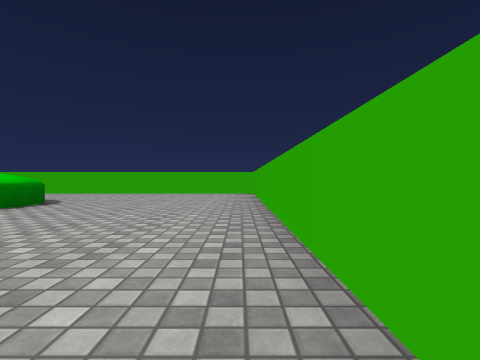
view 1 (above)

23 first-person views from a walk through a scene from a Unity 3-D project. The camera is 0.33 m above the floor, looks level and sees 85° across. The floor is counted in squares, 1 m on a side. Each view is taken from the middle of a square. On the plan, view 1 faces up. The plan holds only what a view shows up to about 9 squares ahead; the rest is blank. The place goes on beyond the plan. The player character is not drawn. Surface patterns are stand-ins for the level's own textures.

view 2
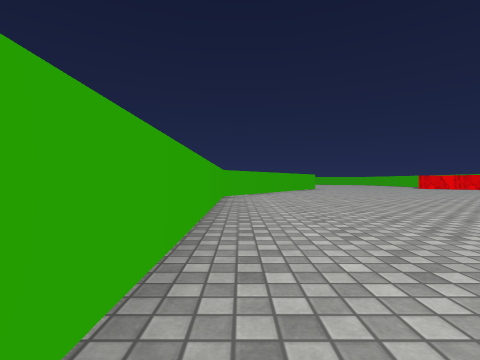

view 3
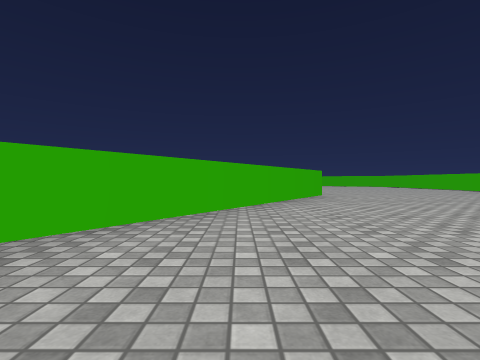

view 4
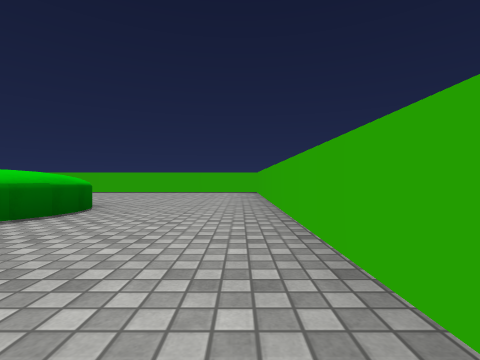

view 5
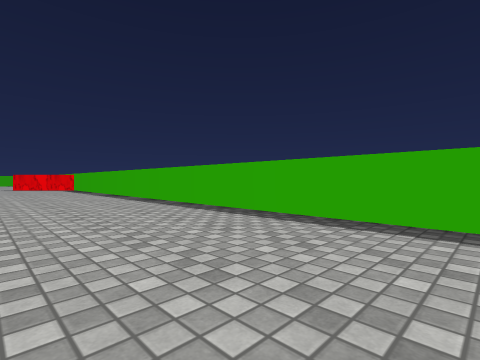

view 6
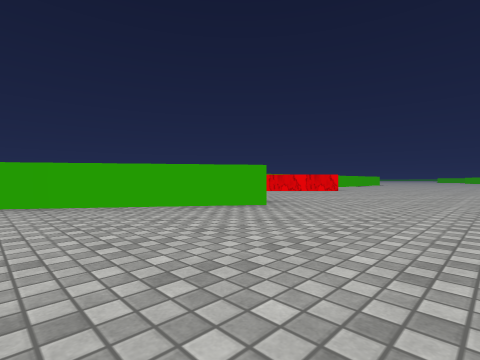

view 7
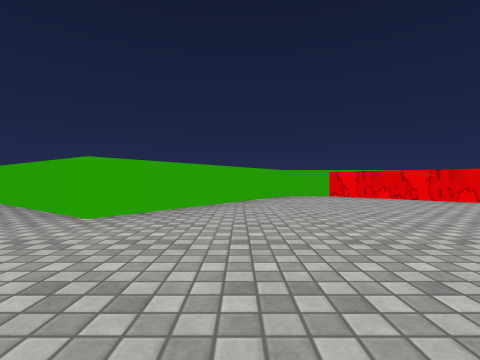

view 8
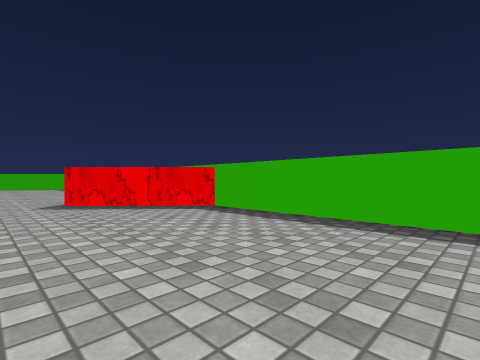

view 9
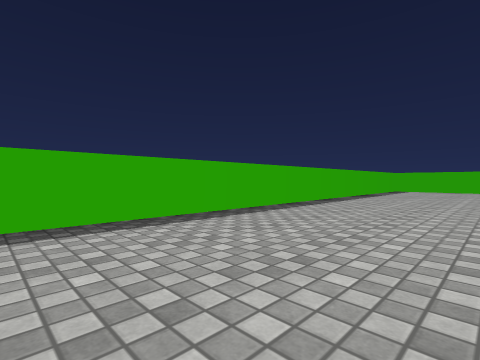

view 10
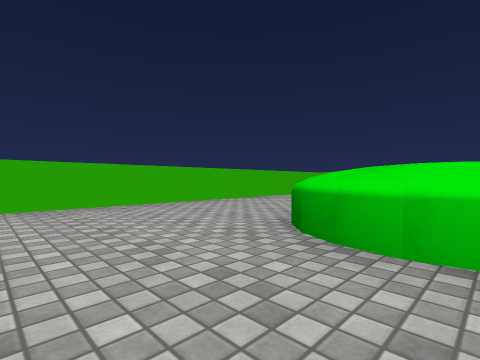

view 11
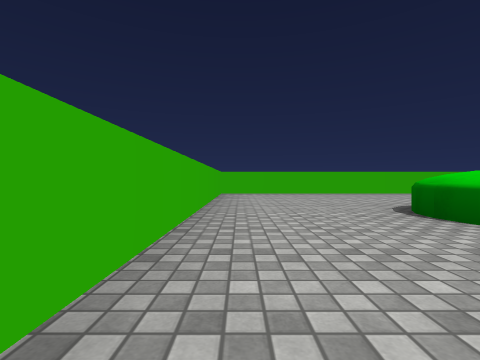

view 12
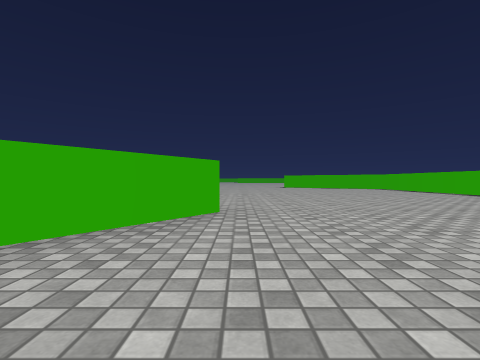

view 13
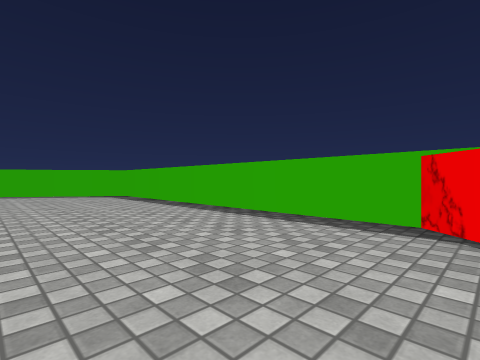

view 14
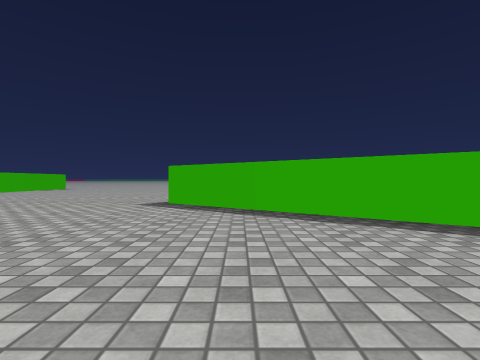

view 15
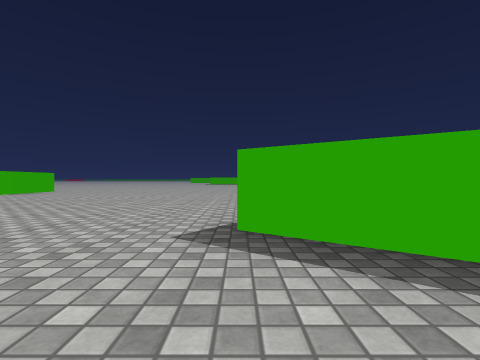

view 16
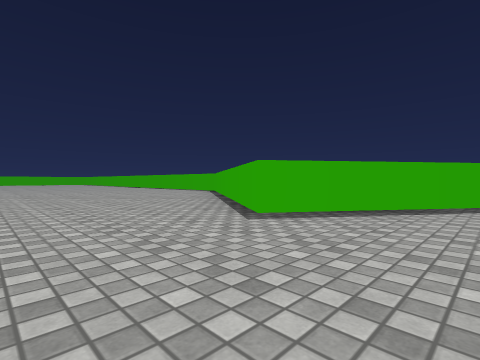

view 17
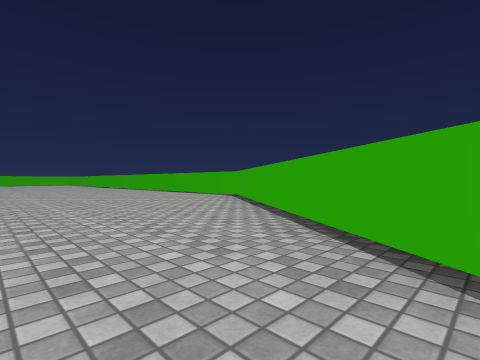

view 18
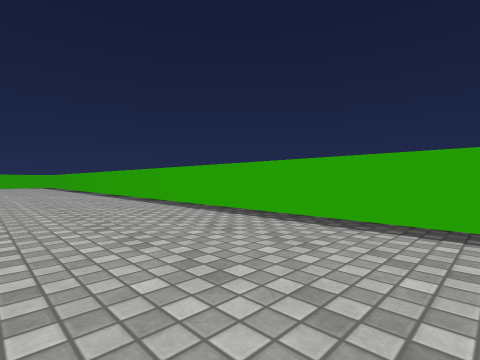

view 19
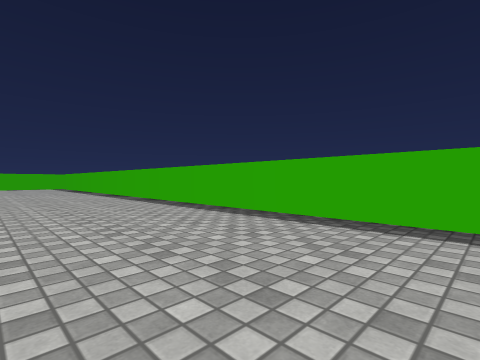

view 20
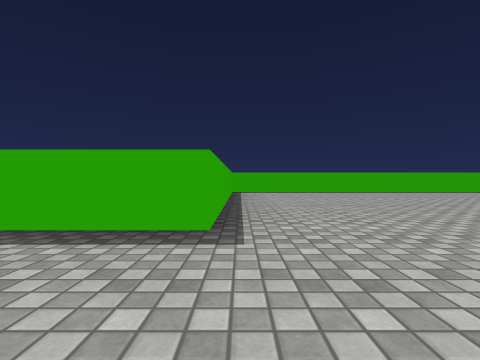

view 21
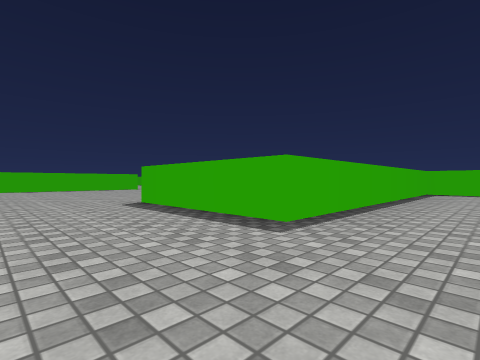

view 22
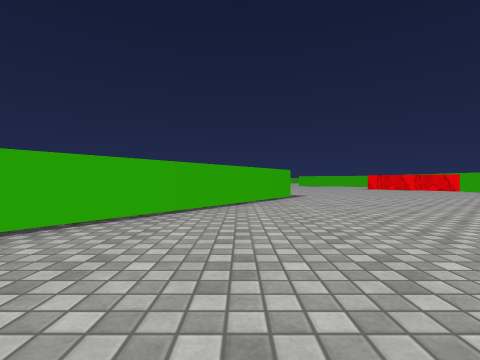

view 23
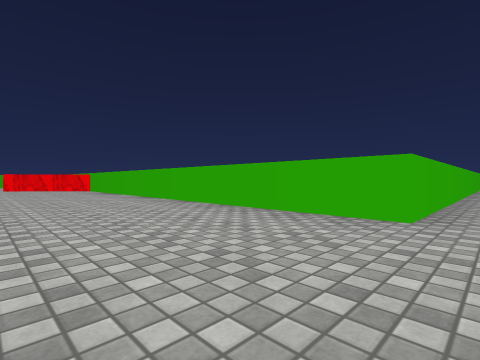

### Floor plan
Points are (right, up) in squares from view 1. A wall is a line through its corners. A room is listed if a view was taken in it or the views show most of it. See-through windows are left out.
Room 1 (views 1, 2, 3, 4, 5, 6, 7, 8, 9, 10, 11, 12, 13, 14, 15, 16, 17, 18, 19, 20, 21, 22, 23)
walls: (8.8, -20.5) (0.3, -20.5) (0.3, -12.4) (-1.5, -10.7) (0.3, -8.8) (0.3, -7.9) (-2.8, -5.7) (0.3, -1.3) (0.3, 6.5) (-8.2, 6.5) (-8.2, -4.6) (-6.7, -6); (-7.8, -7) (-8.2, -7.4) (-8.2, -12.5) (-5, -14.7) (-8.2, -19.3) (-8.2, -33.2) (-2.7, -33.2) (-2.7, -34.5)
objects: other object (-5, 3) to (-3, 4)

Positions as (right, up) in squares from view 1, and headings:
1: (0, 0), facing up
2: (0, 4), facing down
3: (-1, 0), facing down
4: (-1, 6), facing left
5: (-6, 5), facing down-left
6: (-5, -3), facing down-right
7: (-5, -7), facing right
8: (-6, -2), facing down-left
9: (-6, -2), facing up-left
10: (-6, 3), facing up-right
11: (-6, 6), facing right
12: (-3, -3), facing down
13: (-6, -7), facing down-left
14: (-6, -11), facing down
15: (-5, -13), facing down
16: (-3, -13), facing down-left
17: (-4, -15), facing down-left
18: (-6, -20), facing down-left
19: (-6, -22), facing down-left
20: (-1, -33), facing left
21: (-1, -32), facing down-left
22: (-6, -20), facing up
23: (-2, -21), facing up-right
